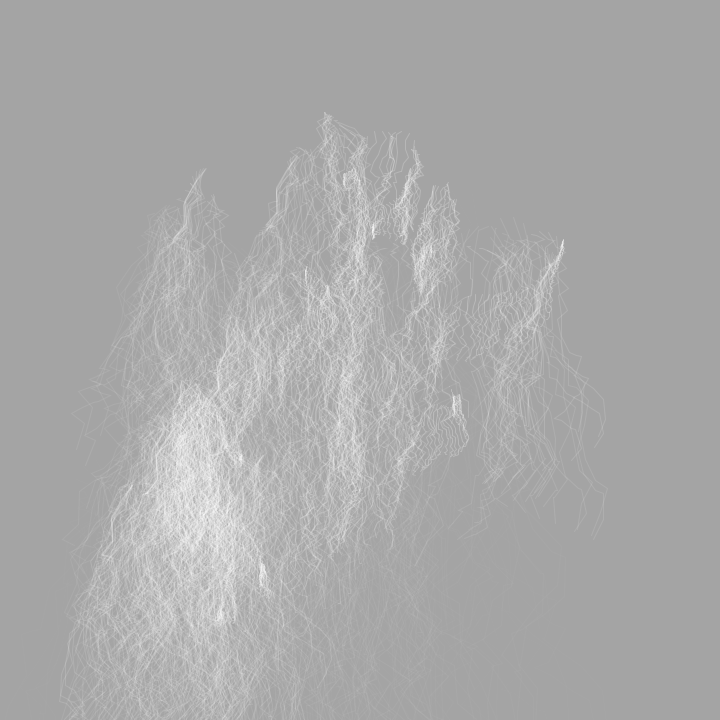
Frame 1 (no input)
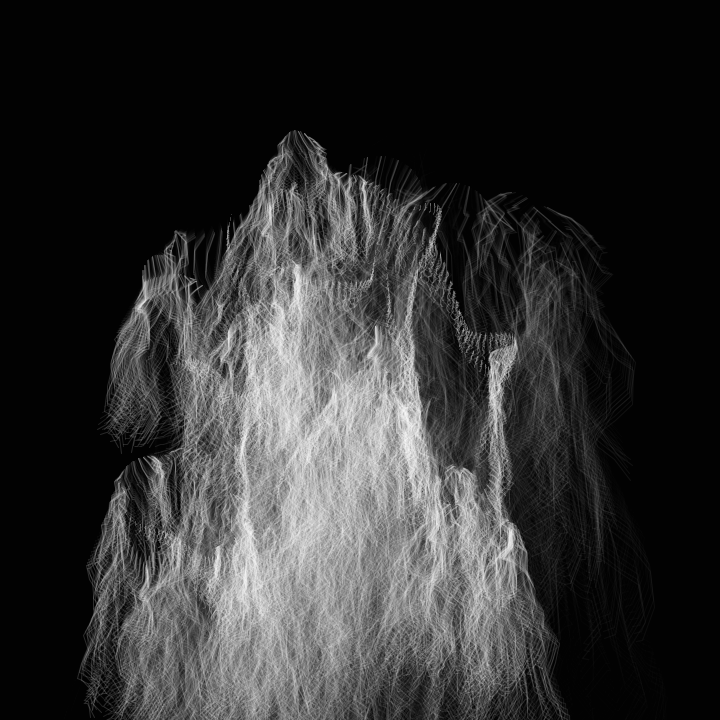
Frame 60 (the mouse pressed at the canvas centre just before this capture)
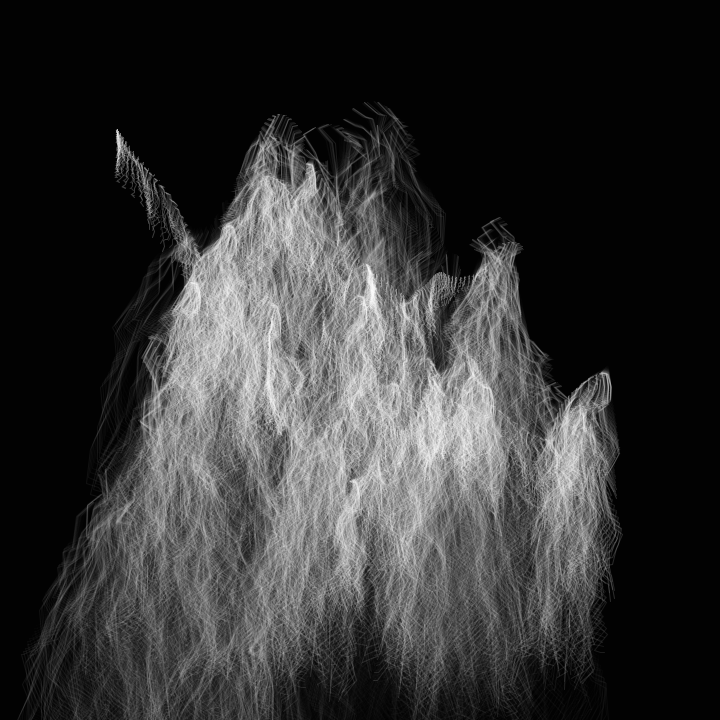
Frame 120 (the mouse held since frame 60 and released just before this capture)

The Processing sketch that drew these frames (run headless with seeded random() and noise(); from frame 60 on, the mouse is pressed at the canvas centre):

// Processing sketch: sketch_221026f
// ── sketch_221026f.pde
// こちらがオリジナルです。
// 【作者】はぅ君さん
// 【作品名】つぶやきCoding | 2022/10/25
// https://0000.studio/haukun/broadcasts/893d1463-cdde-483c-9cba-fcf8013ab20c/archive
// https://twitter.com/Hau_kun

float t=0;
float W = 720;
void setup() {
  size(720, 720);
}
void draw() {
  t+=.03;
  //background(0, 50);
  noStroke();
  fill(0, 50);
  rect(0, 0, width, height);
  noFill();
  for (float j=0; j++<9; ) {
    for (float i=0; i++<200; ) {
      stroke(255, i/3.0f);
      beginShape();
      float I=i/99+t;
      float X=noise(j, I)*W;
      float Y=noise(j, I, 9)*W;
      for (float d=0; d<20; d++) {
        float R=noise(I+d)*99;
        float D=(200-i)/9.0f;
        vertex(X+=cos(R)*(D), Y+=sin(R)*D+D);
      }
      endShape();
    }
  }
}
